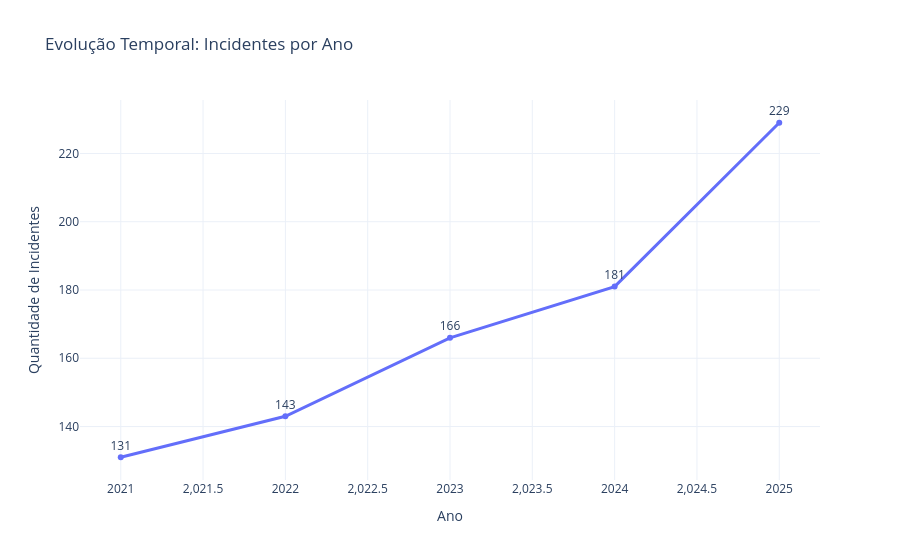

The notebook cell this image was saved under:
### Code cell
# ============================================================
# 7.2 - Gráfico 2: Evolução Temporal dos Incidentes
# ============================================================
if "incident_year" in df_inc_s.columns:
    yearly = df_inc_s.groupby("incident_year").size().reset_index(name="count")
    
    fig2 = px.line(
        yearly,
        x="incident_year",
        y="count",
        title="Evolução Temporal: Incidentes por Ano",
        labels={"incident_year": "Ano", "count": "Quantidade de Incidentes"},
        markers=True,
        text="count"
    )
    fig2.update_layout(template="plotly_white")
    fig2.update_traces(textposition="top center", line=dict(width=3))
    fig2.show()
else:
    print("⚠ incident_year não disponível")

### Figure 1 — Plotly figure (JSON) as saved in the notebook; plotly's stock layout.template omitted (floating-point values rounded to 4 significant figures)
{"data": [{"hovertemplate": "Ano=%{x}<br>Quantidade de Incidentes=%{text}<extra></extra>", "legendgroup": "", "line": {"color": "#636efa", "dash": "solid", "width": 3}, "marker": {"symbol": "circle"}, "mode": "lines+markers+text", "name": "", "orientation": "v", "showlegend": false, "text": [131.0, 143.0, 166.0, 181.0, 229.0], "textposition": "top center", "type": "scatter", "x": [2021, 2022, 2023, 2024, 2025], "xaxis": "x", "y": [131, 143, 166, 181, 229], "yaxis": "y"}], "layout": {"legend": {"tracegroupgap": 0}, "title": {"text": "Evolução Temporal: Incidentes por Ano"}, "xaxis": {"anchor": "y", "domain": [0, 1], "title": {"text": "Ano"}}, "yaxis": {"anchor": "x", "domain": [0, 1], "title": {"text": "Quantidade de Incidentes"}}}}
